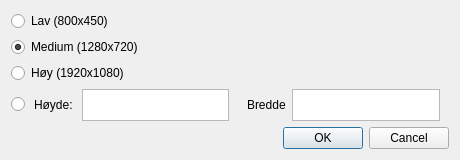
<?xml version="1.0" encoding="UTF-8"?>
<ui version="4.0">
 <class>Dialog</class>
 <widget class="QDialog" name="Dialog">
  <property name="geometry">
   <rect>
    <x>0</x>
    <y>0</y>
    <width>460</width>
    <height>160</height>
   </rect>
  </property>
  <property name="sizePolicy">
   <sizepolicy hsizetype="Fixed" vsizetype="Fixed">
    <horstretch>0</horstretch>
    <verstretch>0</verstretch>
   </sizepolicy>
  </property>
  <property name="minimumSize">
   <size>
    <width>460</width>
    <height>160</height>
   </size>
  </property>
  <property name="maximumSize">
   <size>
    <width>460</width>
    <height>160</height>
   </size>
  </property>
  <property name="windowTitle">
   <string>Dialog</string>
  </property>
  <layout class="QVBoxLayout" name="verticalLayout_2">
   <item>
    <layout class="QVBoxLayout" name="verticalLayout">
     <item>
      <widget class="QRadioButton" name="ButtonResizeLow">
       <property name="text">
        <string>Lav (800x450)</string>
       </property>
       <property name="autoExclusive">
        <bool>true</bool>
       </property>
       <attribute name="buttonGroup">
        <string notr="true">Selection</string>
       </attribute>
      </widget>
     </item>
     <item>
      <widget class="QRadioButton" name="ButtonResizeMedium">
       <property name="text">
        <string>Medium (1280x720)</string>
       </property>
       <property name="checked">
        <bool>true</bool>
       </property>
       <attribute name="buttonGroup">
        <string notr="true">Selection</string>
       </attribute>
      </widget>
     </item>
     <item>
      <widget class="QRadioButton" name="ButtonResizeHigh">
       <property name="text">
        <string>Høy (1920x1080)</string>
       </property>
       <attribute name="buttonGroup">
        <string notr="true">Selection</string>
       </attribute>
      </widget>
     </item>
     <item>
      <widget class="QWidget" name="widget" native="true">
       <layout class="QHBoxLayout" name="horizontalLayout">
        <property name="spacing">
         <number>0</number>
        </property>
        <property name="leftMargin">
         <number>0</number>
        </property>
        <property name="topMargin">
         <number>0</number>
        </property>
        <property name="rightMargin">
         <number>0</number>
        </property>
        <property name="bottomMargin">
         <number>0</number>
        </property>
        <item>
         <widget class="QRadioButton" name="ButtonResizeCustom">
          <property name="enabled">
           <bool>true</bool>
          </property>
          <property name="sizePolicy">
           <sizepolicy hsizetype="Fixed" vsizetype="Fixed">
            <horstretch>0</horstretch>
            <verstretch>0</verstretch>
           </sizepolicy>
          </property>
          <property name="text">
           <string/>
          </property>
          <property name="autoExclusive">
           <bool>true</bool>
          </property>
          <attribute name="buttonGroup">
           <string notr="true">Selection</string>
          </attribute>
         </widget>
        </item>
        <item>
         <widget class="QWidget" name="WidgetHeight" native="true">
          <layout class="QHBoxLayout" name="horizontalLayout_2">
           <property name="topMargin">
            <number>0</number>
           </property>
           <property name="bottomMargin">
            <number>0</number>
           </property>
           <item>
            <widget class="QLabel" name="label">
             <property name="text">
              <string>Høyde: </string>
             </property>
            </widget>
           </item>
           <item>
            <widget class="QPlainTextEdit" name="plainTextEdit_2"/>
           </item>
          </layout>
         </widget>
        </item>
        <item>
         <widget class="QWidget" name="WidgetWidth" native="true">
          <layout class="QHBoxLayout" name="horizontalLayout_3">
           <property name="topMargin">
            <number>0</number>
           </property>
           <property name="bottomMargin">
            <number>0</number>
           </property>
           <item>
            <widget class="QLabel" name="label_2">
             <property name="text">
              <string>Bredde</string>
             </property>
            </widget>
           </item>
           <item>
            <widget class="QPlainTextEdit" name="plainTextEdit"/>
           </item>
          </layout>
         </widget>
        </item>
       </layout>
      </widget>
     </item>
    </layout>
   </item>
   <item>
    <widget class="QDialogButtonBox" name="buttonBox">
     <property name="orientation">
      <enum>Qt::Horizontal</enum>
     </property>
     <property name="standardButtons">
      <set>QDialogButtonBox::Cancel|QDialogButtonBox::Ok</set>
     </property>
    </widget>
   </item>
  </layout>
 </widget>
 <resources/>
 <connections>
  <connection>
   <sender>buttonBox</sender>
   <signal>accepted()</signal>
   <receiver>Dialog</receiver>
   <slot>accept()</slot>
   <hints>
    <hint type="sourcelabel">
     <x>248</x>
     <y>254</y>
    </hint>
    <hint type="destinationlabel">
     <x>157</x>
     <y>274</y>
    </hint>
   </hints>
  </connection>
  <connection>
   <sender>buttonBox</sender>
   <signal>rejected()</signal>
   <receiver>Dialog</receiver>
   <slot>reject()</slot>
   <hints>
    <hint type="sourcelabel">
     <x>316</x>
     <y>260</y>
    </hint>
    <hint type="destinationlabel">
     <x>286</x>
     <y>274</y>
    </hint>
   </hints>
  </connection>
  <connection>
   <sender>Selection</sender>
   <signal>buttonClicked(QAbstractButton*)</signal>
   <receiver>Dialog</receiver>
   <slot>setNewResolution()</slot>
   <hints>
    <hint type="sourcelabel">
     <x>229</x>
     <y>138</y>
    </hint>
    <hint type="destinationlabel">
     <x>229</x>
     <y>79</y>
    </hint>
   </hints>
  </connection>
 </connections>
 <slots>
  <slot>setNewResolution()</slot>
 </slots>
 <buttongroups>
  <buttongroup name="Selection"/>
 </buttongroups>
</ui>
